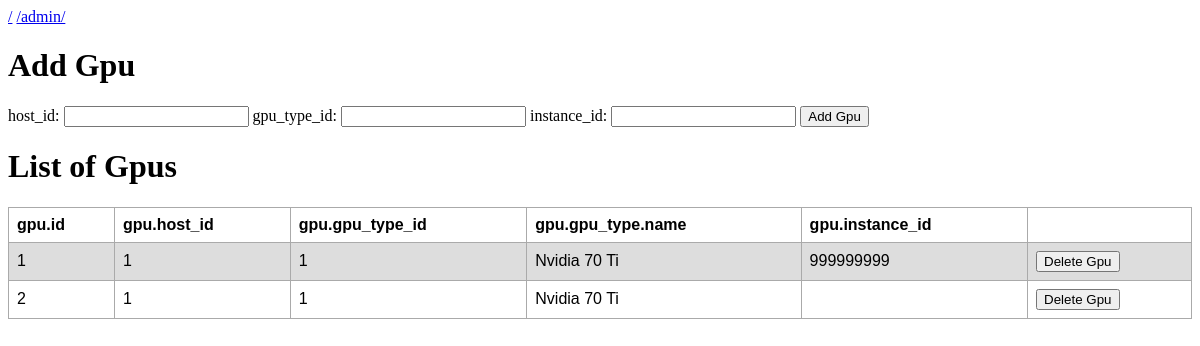
Before: /admin/gpu/ with the older database file.
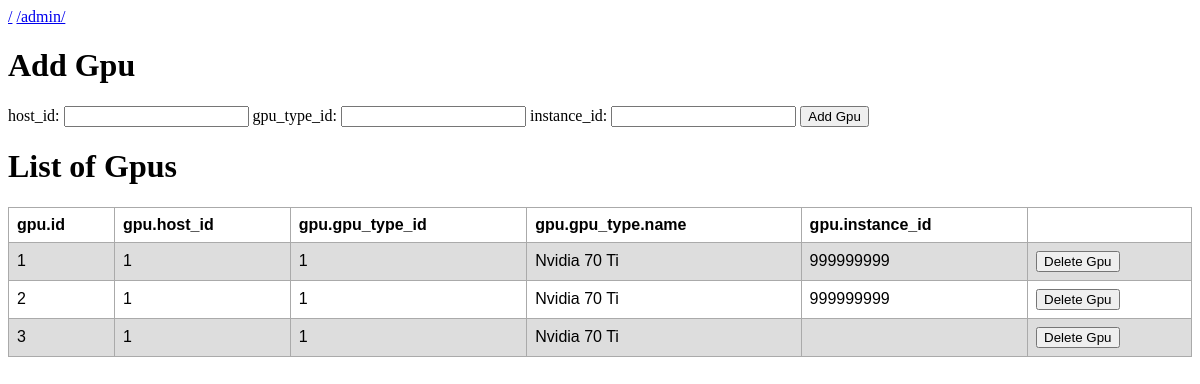
After: the same page with the newer database file.
### cloudgpu.py (models this page shows)
class Gpu(db.Model):
	id = db.Column(db.Integer, primary_key=True)
	host_id = db.Column(db.Integer, db.ForeignKey('host.id'), nullable=False)
	gpu_type_id = db.Column(db.Integer, db.ForeignKey('gpu_type.id'), nullable=False)
	instance_id = db.Column(db.Integer, db.ForeignKey('instance.id'), nullable=True)
	host = db.relationship('Host', foreign_keys=host_id)
	gpu_type = db.relationship('GpuType', foreign_keys=gpu_type_id)
	instance = db.relationship('Instance', foreign_keys=instance_id)

class GpuType(db.Model):
	id = db.Column(db.Integer, primary_key=True)
	name = db.Column(db.String(120), unique=True, nullable=False)
	price_minute_eur = db.Column(db.Numeric(precision=8, asdecimal=True), nullable=False)

### cloudgpu.py (the view, shortened to what this page needs)
@app.route('/admin/gpu/', methods=['GET', 'POST'])
def create_gpu():
	gpus = Gpu.query.all()
	return render_template("gpu.html", gpus=gpus)

### templates/gpu.html (shortened to what this page needs)
{% extends "layout.html" %}
{% block body %}
<h1>Add Gpu</h1>
<form method="POST" action="/admin/gpu/">
    host_id: <input type="text" name="host_id">
    gpu_type_id: <input type="text" name="gpu_type_id">
    instance_id: <input type="text" name="instance_id">
    <input type="submit" value="Add Gpu">
</form>
<h1>List of Gpus</h1>
<table>
	<tr>
		<th>gpu.id</th>
		<th>gpu.host_id</th>
		<th>gpu.gpu_type_id</th>
		<th>gpu.gpu_type.name</th>
		<th>gpu.instance_id</th>
		<th></th>
	</tr>
	{% for gpu in gpus %}
	<tr>
		<td>{{gpu.id}}</td>
		<td>{{gpu.host_id}}</td>
		<td>{{gpu.gpu_type_id}}</td>
		<td>{{gpu.gpu_type.name}}</td>
		<td>{{gpu.instance_id}}</td>
		<td>
			<form method="POST" action="./delete">
				<input type="submit" value="Delete Gpu">
			</form>
		</td>
    </tr>
    {% endfor %}
</table>
{% endblock %}

Changed rows visible on the page:
changed Gpu id 2: instance_id (not shown) → "999999999"
added Gpu: id "3", host_id "1", gpu_type_id "1", gpu_type.name "Nvidia 70 Ti"
